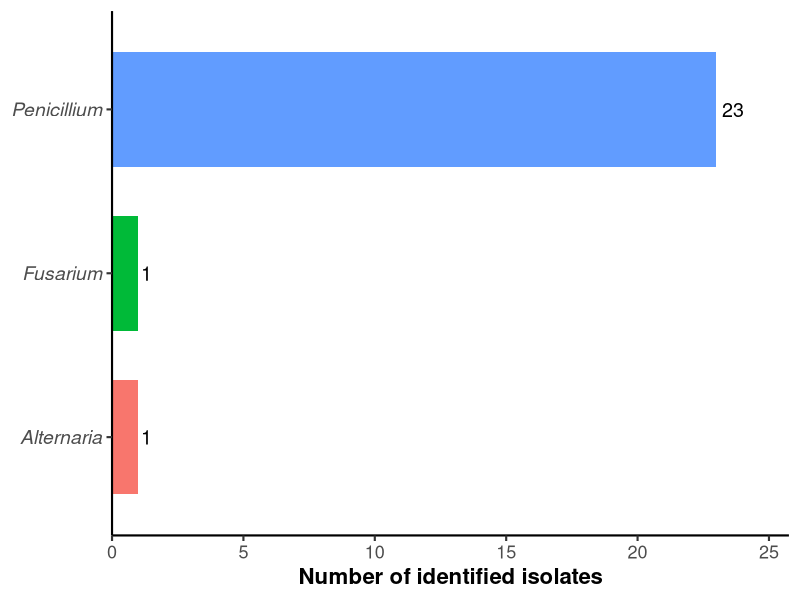
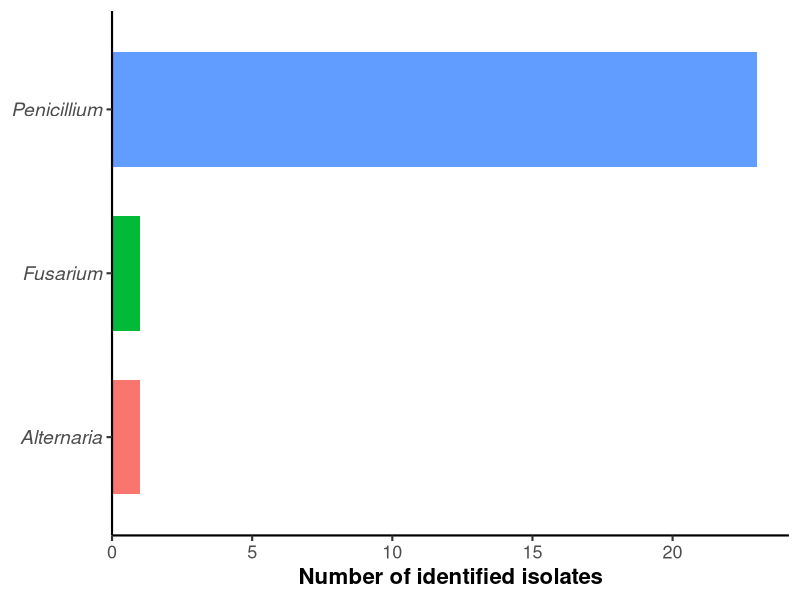
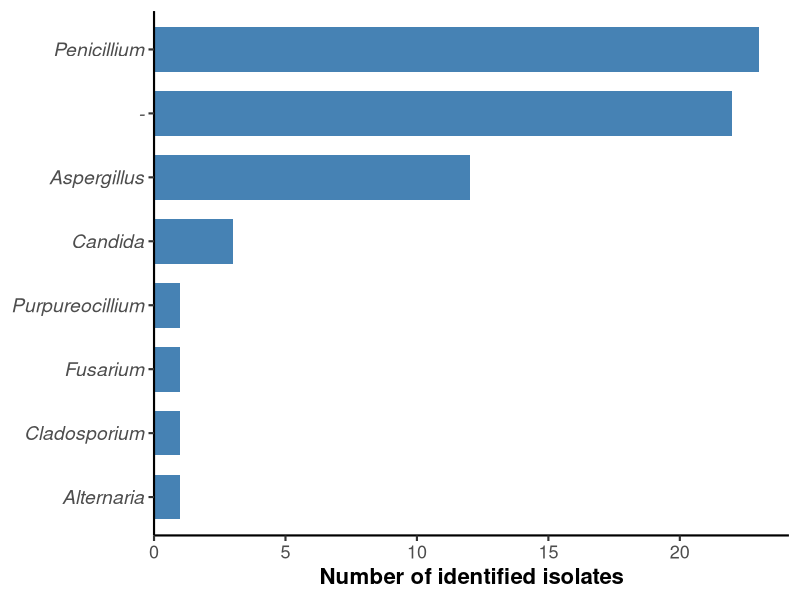
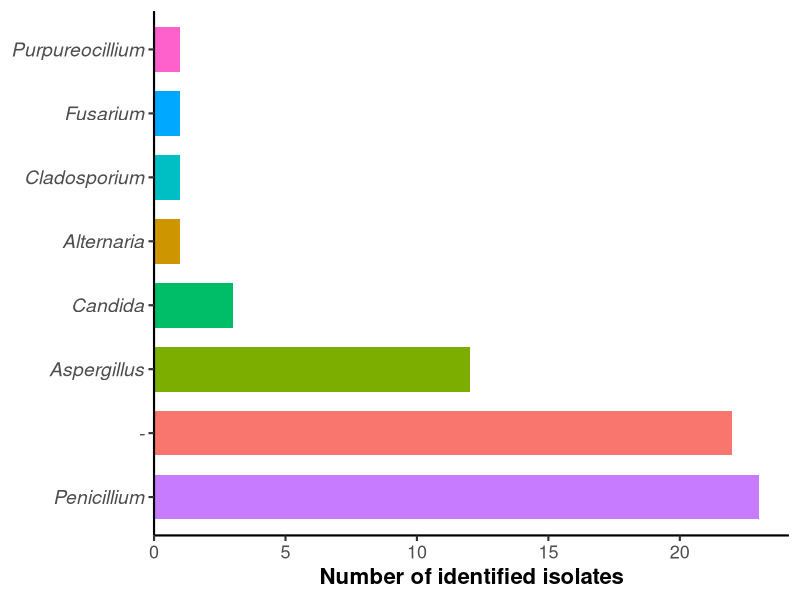
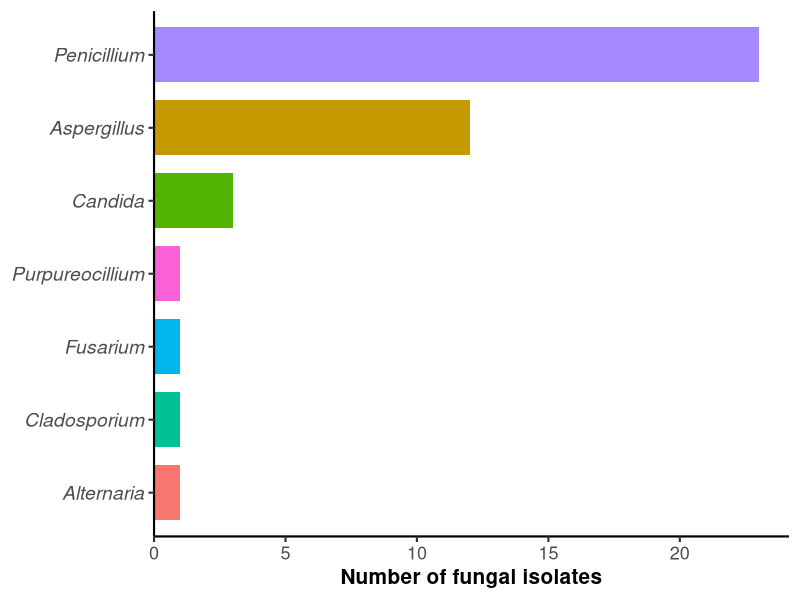
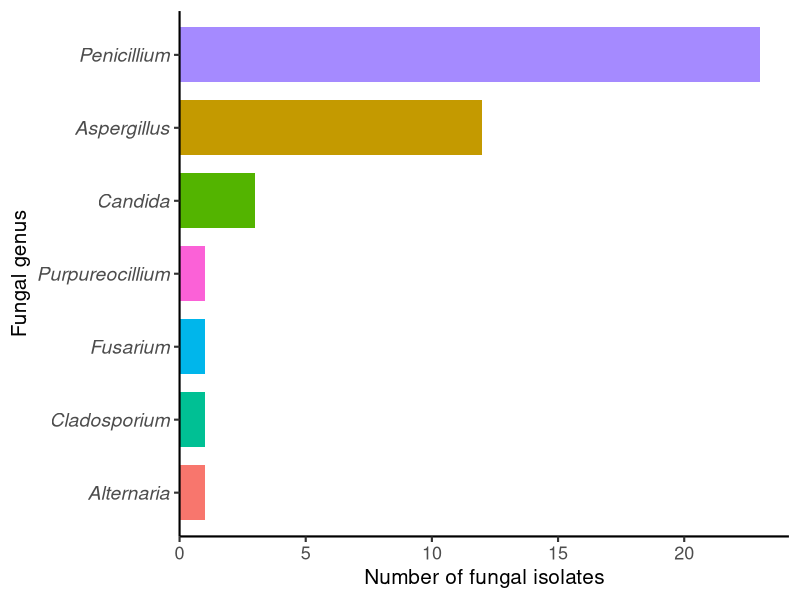
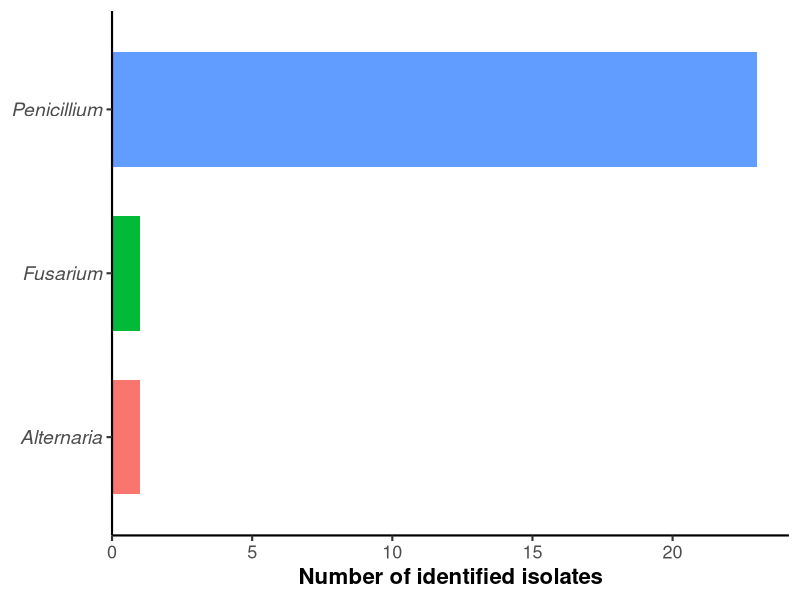
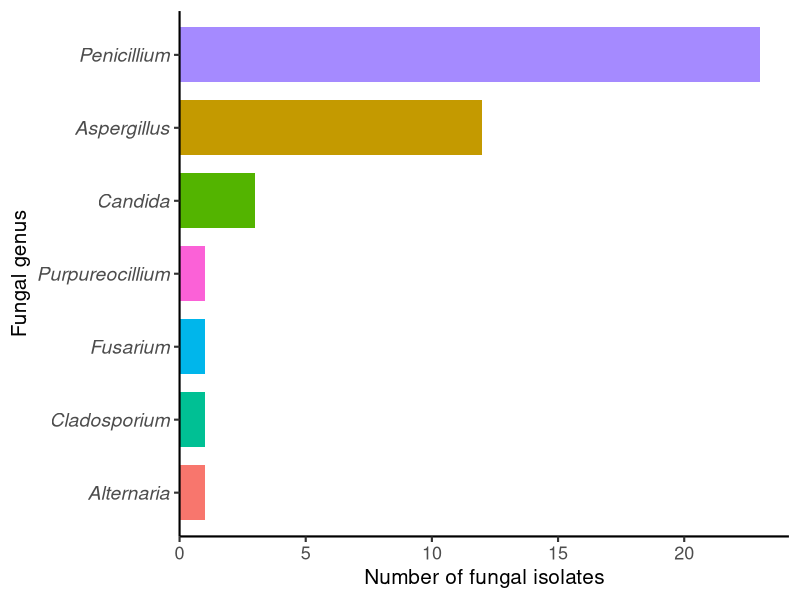

R code for these plots, in order:
#Slurry dna results
#These results only represent HOME VS HOME identified fungi
#I will use this data as supplementary data for fungi identified on ESA poster
#This data was extracted using zymo fungal kit and identified using sanger sequencing 


#Here iI will start by cleaning the data and the making figures
#i will remove unnecessary col that i dont need for the figure

#Packages
library(readxl)
library(dplyr)
library(stringr)
library(tidyr)
library(ggplot2)


#Data
#importing raw dta
 
Slurry_DNAresults_HomevsHome <- read_excel("ESA/Slurry_DNAresults_HomevsHome.xlsx")
View(Slurry_DNAresults_HomevsHome)

#rENAMING
dna_raw <- Slurry_DNAresults_HomevsHome


## Examine original structure
names(dna_raw)
dim(dna_raw)
head(dna_raw)

#Renaming and cleaning dta

# Rename col and cleaning variables
dna_CLEANED <- dna_raw %>%
  rename(
    extraction_id = `Extraction ID`,
    experiment_id = `Experiment ID`,
    temperature_treatment = `Experimental treatment`,
    plate_id = PlateID,
    seed_id = SeedID,
    extraction_date = `Extraction date`,
    extracted_by = `Extraction by`,
    dna_concentration = `DNA concentration (ng/uL)`,
    quantification_plate = `Quantification/Purification plate data`,
    dna_reference_id = `DNA Reference ID`,
    sequence_identification = `...11`,
    fungal_genus = `Fungi Genus`,
    fungal_species = `Fungi species`
  ) %>%
  mutate(
    experiment_id = str_squish(experiment_id),
    temperature_treatment = str_squish(temperature_treatment),
    plate_id = str_squish(as.character(plate_id)),
    seed_id = str_squish(toupper(seed_id)),
    fungal_genus = str_squish(fungal_genus),
    fungal_species = str_squish(fungal_species),
    
    experiment_id = recode(
      experiment_id,
      "Seed slury" = "Seed slurry"
    ),
    
    temperature = case_when(
      temperature_treatment == "Warm freezer" ~ "Warm",
      temperature_treatment == "Cool freezer" ~ "Cool",
      TRUE ~ temperature_treatment
    ),
    
    temperature = factor(
      temperature,
      levels = c("Cool", "Warm")
    ),
    
    identified = if_else(
      !is.na(fungal_genus) & fungal_genus != "",
      "Identified",
      "Not identified"
    ),
    
    identified_num = if_else(
      identified == "Identified",
      1L,
      0L
    ),
    
    fungal_taxon = case_when(
      !is.na(fungal_genus) &
        fungal_genus != "" &
        !is.na(fungal_species) &
        fungal_species != "" ~
        paste(fungal_genus, fungal_species),
      
      !is.na(fungal_genus) & fungal_genus != "" ~
        fungal_genus,
      
      TRUE ~ "Not identified"
    )
  )

#checking if it worked 
names(dna_CLEANED)
glimpse(dna_CLEANED)

table(dna_CLEANED$temperature, useNA = "ifany")
table(dna_CLEANED$identified, useNA = "ifany")
table(dna_CLEANED$fungal_genus, useNA = "ifany")
table(dna_CLEANED$fungal_taxon, useNA = "ifany")


##MAKING PLOTS

#Counting genus 
# Countig how many times each fungal genus was identified
genus_counts <- dna_CLEANED %>%
  filter(identified == "Identified") %>%
  count(fungal_genus, sort = TRUE)

genus_counts

#Result
#Penicillium     23
#Alternaria       1
#Fusarium         1

###PLOT FIGURE 
 
fungal_genus_plot <- ggplot(
  genus_counts,
  aes(
    x = reorder(fungal_genus, n),
    y = n,
    fill = fungal_genus
  )
) +
  geom_col(width = 0.7, show.legend = FALSE) +
  coord_flip() +
  geom_text(
    aes(label = n),
    hjust = -0.25,
    size = 5
  ) +
  scale_y_continuous(
    breaks = scales::pretty_breaks(),
    expand = expansion(mult = c(0, 0.12))
  ) +
  labs(
    x = NULL,
    y = "Number of identified isolates"
  ) +
  theme_classic(base_size = 16) +
  theme(
    axis.title.y = element_blank(),
    axis.title.x = element_text(face = "bold"),
    axis.text.y = element_text(
      face = "italic",
      size = 14
    ),
    axis.text.x = element_text(size = 13)
  )

fungal_genus_plot

##########plot with bars without numbers!!
#just removing geom text here

fungal_genus_plot <- ggplot(
  genus_counts,
  aes(
    x = reorder(fungal_genus, n),
    y = n,
    fill = fungal_genus
  )
) +
  geom_col(
    width = 0.7,
    show.legend = FALSE
  ) +
  coord_flip() +
  scale_y_continuous(
    breaks = scales::pretty_breaks(),
    expand = expansion(mult = c(0, 0.05))
  ) +
  labs(
    x = NULL,
    y = "Number of identified isolates"
  ) +
  theme_classic(base_size = 16) +
  theme(
    axis.title.y = element_blank(),
    axis.title.x = element_text(face = "bold"),
    axis.text.y = element_text(
      face = "italic",
      size = 14
    ),
    axis.text.x = element_text(size = 13)
  )

fungal_genus_plot




#save this plot????????
ggsave(
  "Figures/fungal_genus_counts.png",
  plot = fungal_genus_plot,
  width = 7,
  height = 5,
  dpi = 300
)

 #Caption 
#Figure xxX. Frequency of fungal genera identified from fungi isolated from home-seed × home-soil samples. Bars represent the number of successfully identified isolates assigned to each genus. Taxonomic identifications are based on Sanger sequencing.


################################################################

##############################################################

#Now i am just making creating a figure to represent everything that was found from sanger sequencing.
#using isolates identified from only slurry is not enough since i only have 3 from that exp

#data
Raw_SangerSeq_data <- read_excel("ESA/Raw_SangerSeq_data.xlsx")
View(Raw_SangerSeq_data)
 
#rename
raw_sanger <-Raw_SangerSeq_data
 

names(raw_sanger)
head(raw_sanger)

###########################
# Count each fungal genus across all identified isolates

# Count the number of isolates belonging to each fungal genus
genus_counts <- raw_sanger %>%
  filter(!is.na(Genus), Genus != "") %>%
  count(Genus, sort = TRUE)

genus_counts


#the plot


fungal_genus_plot <- ggplot(
  genus_counts,
  aes(
    x = reorder(Genus, n),
    y = n
  )
) +
  geom_col(
    fill = "steelblue",
    width = 0.7
  ) +
  coord_flip() +
  scale_y_continuous(
    expand = expansion(mult = c(0, 0.05))
  ) +
  labs(
    x = NULL,
    y = "Number of identified isolates"
  ) +
  theme_classic(base_size = 16) +
  theme(
    axis.title.y = element_blank(),
    axis.title.x = element_text(face = "bold"),
    axis.text.y = element_text(
      face = "italic",
      size = 14
    ),
    axis.text.x = element_text(size = 13)
  )

fungal_genus_plot

####plot with different colours
fungal_genus_plot <- ggplot(
  genus_counts,
  aes(
    x = reorder(Genus, -n),
    y = n,
    fill = Genus
  )
) +
  geom_col(
    width = 0.7,
    show.legend = FALSE
  ) +
  coord_flip() +
  scale_y_continuous(
    expand = expansion(mult = c(0, 0.05))
  ) +
  labs(
    x = NULL,
    y = "Number of identified isolates"
  ) +
  theme_classic(base_size = 16) +
  theme(
    axis.title.y = element_blank(),
    axis.title.x = element_text(face = "bold"),
    axis.text.y = element_text(face = "italic", size = 14),
    axis.text.x = element_text(size = 13)
  )

fungal_genus_plot


#removing unidentified isolates
# Count only successfully identified fungal genera
genus_counts <- raw_sanger %>%
  filter(
    !is.na(Genus),
    Genus != "-"
  ) %>%
  count(Genus, sort = TRUE)


#plot
# Plot fungal genera
fungal_genus_plot <- ggplot(
  genus_counts,
  aes(
    x = reorder(Genus, n),
    y = n,
    fill = Genus
  )
) +
  geom_col(
    width = 0.75,
    show.legend = FALSE
  ) +
  coord_flip() +
  scale_y_continuous(
    expand = expansion(mult = c(0, 0.05))
  ) +
  labs(
    x = NULL,
    y = "Number of fungal isolates"
  ) +
  theme_classic(base_size = 16) +
  theme(
    axis.title.y = element_blank(),
    axis.title.x = element_text(face = "bold", size = 15),
    axis.text.y = element_text(
      face = "italic",
      size = 14
    ),
    axis.text.x = element_text(size = 13)
  )

# Display figure
fungal_genus_plot



#labellibf=g the axis 
fungal_genus_plot <- ggplot(
  genus_counts,
  aes(
    x = reorder(Genus, n),
    y = n,
    fill = Genus
  )
) +
  geom_col(
    width = 0.75,
    show.legend = FALSE
  ) +
  coord_flip() +
  scale_y_continuous(
    expand = expansion(mult = c(0, 0.05))
  ) +
  labs(
    x = "Fungal genus",
    y = "Number of fungal isolates"
  ) +
  theme_classic(base_size = 16) +
  theme(
    axis.title.x = element_text(
      face = "plain",
      size = 15
    ),
    axis.title.y = element_text(
      face = "plain",
      size = 15
    ),
    axis.text.y = element_text(
      face = "italic",
      size = 14
    ),
    axis.text.x = element_text(
      size = 13
    )
  )

# Display figure
fungal_genus_plot

# Save figure? yes going to use this for poster
ggsave(
  filename = "Figures/DNAFungal_Genera.png",
  plot = fungal_genus_plot,
  width = 7,
  height = 5,
  dpi = 300
)

#Capption 
#figure Xxxx fequency of fungal genera identified from cultured fungal isolates recovered from big sagebrush (Artemisia tridentata) seeds. Penicillium and Aspergillus were the most frequently identified genera, while Alternaria, Candida, Cladosporium, Fusarium, and Purpureocillium were recovered less frequently. Identifications are based on preliminary Sanger sequencing.
